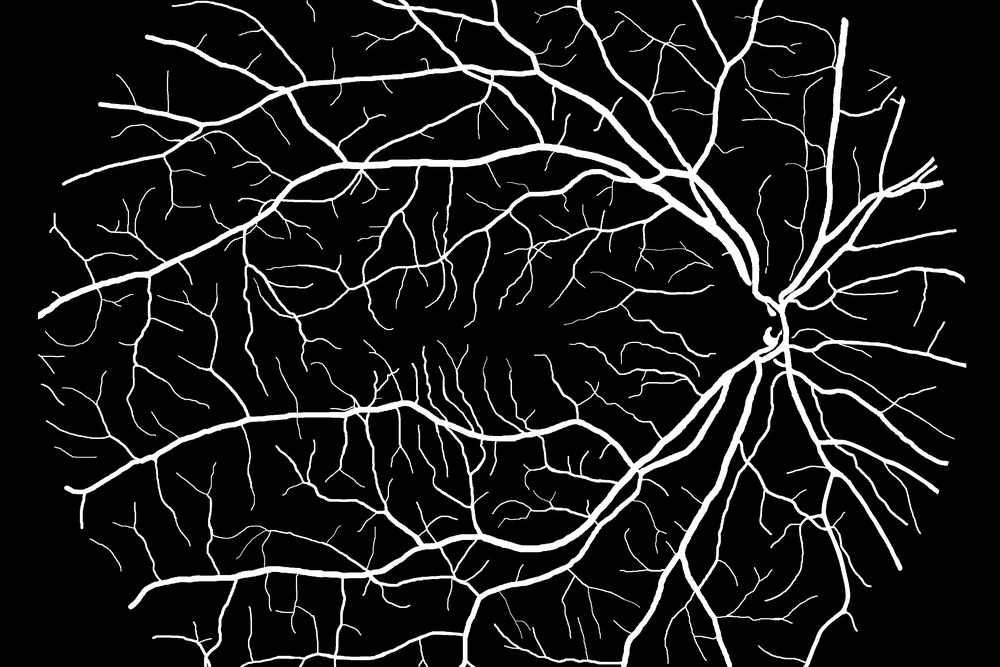
#> input picture data/healthy_manualsegm/01_h.tif, 1000 x 667 px, shrunk from 3504 x 2336 before the run
$ python -i main_2.py   (imports and definitions only)
#> lines starting #> are read from the running program, lines starting #| are printed output that depends on the picture; after the words box and inside, x2 and y2 are one past the last pixel; in counts of white or black regions, pixels touching at a corner belong together
#> further down, picture is the input picture: shape (667, 1000, 3); min 0, max 255, mean 26.2
from skimage.io import imread
from skimage.filters import frangi
import matplotlib.pyplot as plt
import numpy as np
import cv2
from sklearn.neighbors import KNeighborsClassifier
import imageio
from skimage.morphology import (erosion, dilation, opening,
                                area_closing, area_opening)


# [34 lines left out: functions create_comparison, calculate_error_measures, not called in this run]


def create_bitmap(array, threshold):
    x_dim, y_dim = array.shape
    for j in range(x_dim):
        for k in range(y_dim):
            if array[j][k] >= threshold:
                array[j][k] = 255
            else:
                array[j][k] = 0
    return array


def normalize_dataset(dataset, set_max):
    # pobranie wymiarów tablicy
#> called with set_max = 255
    dataset_height = len(dataset)
#> dataset_height = 667
    dataset_width = len(dataset[0])
#> dataset_width = 1000

    max_value = 0
    for x in range(dataset_height):
        for y in range(dataset_width):
            if dataset[x][y] > max_value:
                max_value = dataset[x][y]
#> after the loop, max_value = 0.858

    if max_value == 0:
        print("normalize_dataset failure, max_value=0")
        return None

    # obliczenie mnożnika
    factor = set_max / max_value
#> factor = 297.2

    new_dataset = dataset
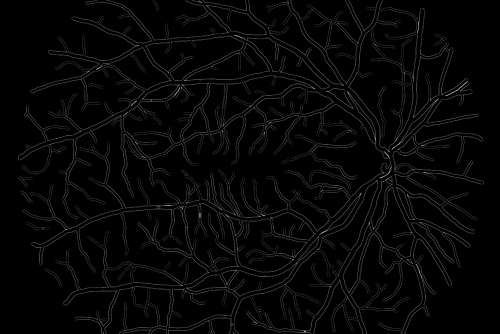
#> new_dataset: shape (667, 1000) float64 (shown at 1/2 size); min 0, max 0.858, mean 0.0245

    # przemnożenie wszystkich elementów
    for x in range(dataset_height):
        for y in range(dataset_width):
            new_dataset[x][y] = int(dataset[x][y] * factor)

    return new_dataset


# [4 lines left out: function save_img, not called in this run]


def multi_dil(im, num, element):
    for i in range(num):
        im = dilation(im, element)
    return im


# [4 lines left out: function multi_ero, not called in this run]


def preprocessing(array):
    array_green = array[:, :, 1]

    kernel = np.array([[-1, -2, -1], [-2, 13, -2], [-1, -2, -1]])
    array_sharpened = cv2.filter2D(src=array_green, ddepth=-1, kernel=kernel)

    array_filter = create_bitmap(normalize_dataset(frangi(array_sharpened), 255), 3)
#> in create_bitmap, `x_dim, y_dim = array.shape`: x_dim = 667; y_dim = 1000
#> after the loop in create_bitmap, `for j in range(x_dim):`:
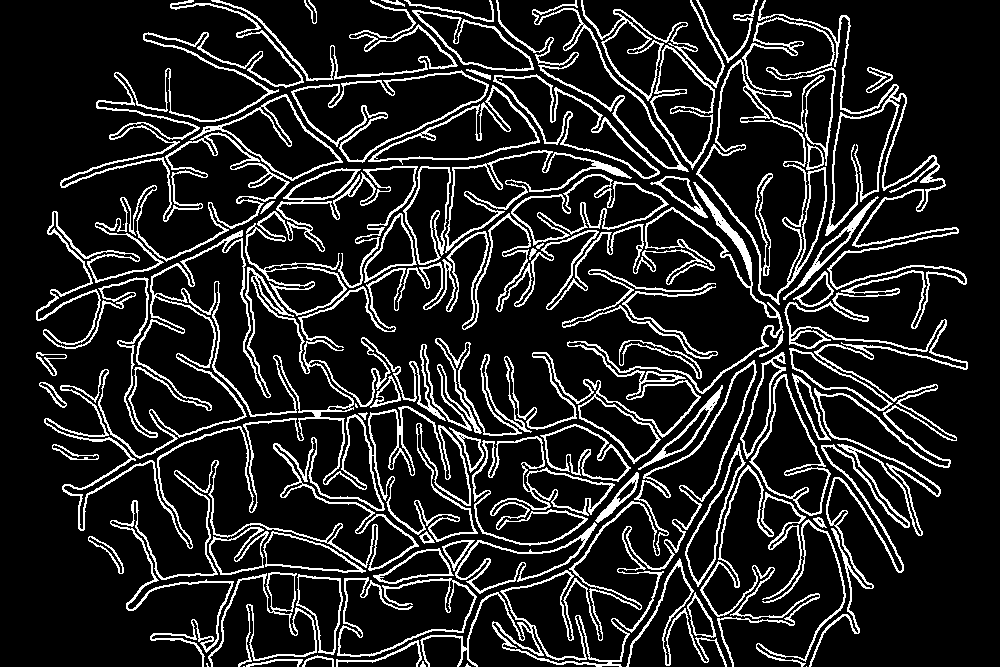
#> array: shape (667, 1000) float64; 14.4% white in thin lines or dots

    element = np.array([[0, 1, 0],
                        [1, 1, 1],
                        [0, 1, 0]])

    array_morph = opening(array_filter)
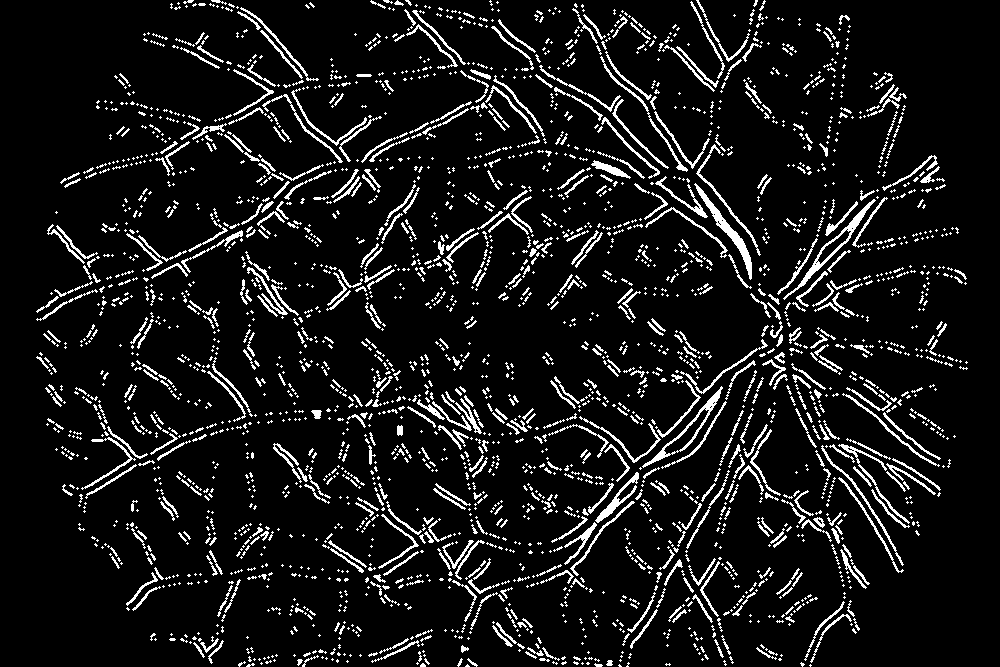
#> array_morph: shape (667, 1000) float64; 9.2% white in thin lines or dots
    array_morph = multi_dil(array_morph, 1, element)
#> the loop in multi_dil, `for i in range(num):` made 1 pass
#> pass 1, in multi_dil, `im = dilation(im, element)`:
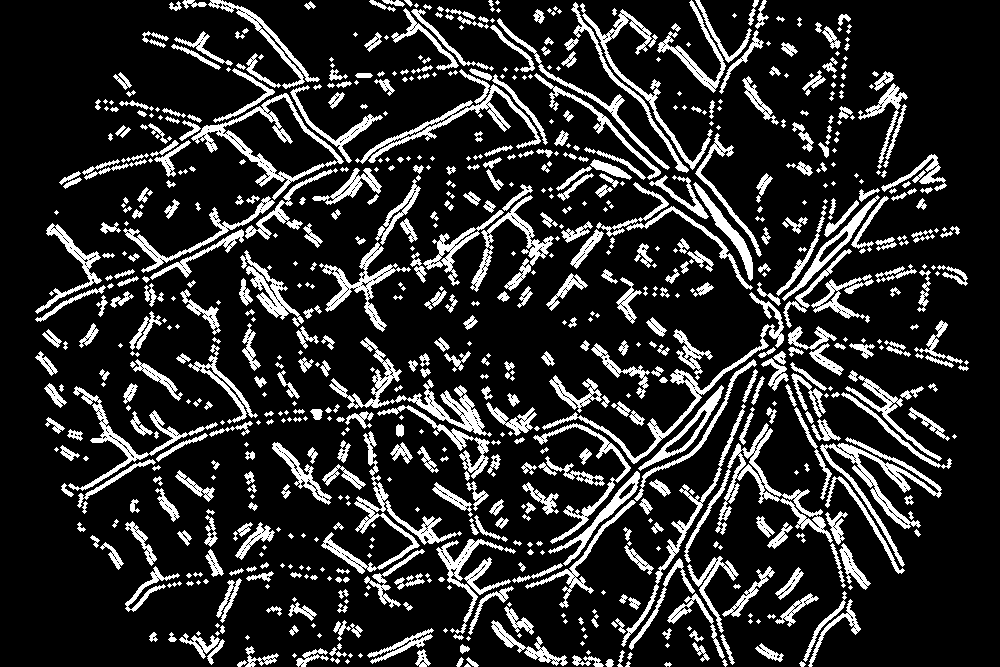
#> im: shape (667, 1000) float64; 17.3% white; 814 white regions (277 under 20 px), largest, box (x1, y1, x2, y2) and area: (820, 437, 942, 567) 2706, (684, 423, 833, 563) 2567, (329, 337, 492, 437) 2484
    array_morph = area_opening(area_closing(array_morph, 1000), 1000)
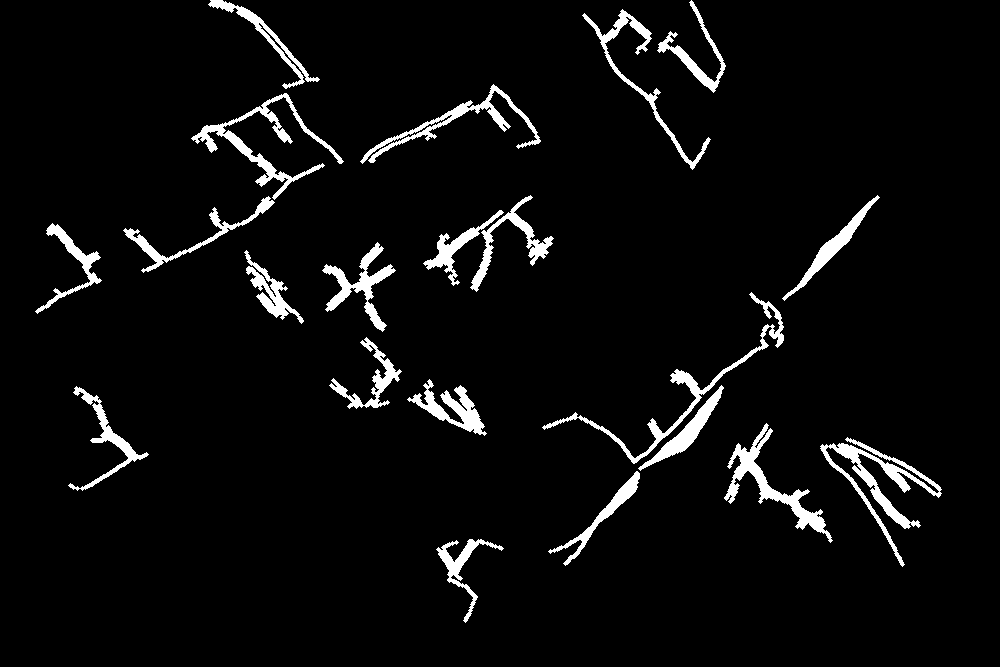
#> array_morph: shape (667, 1000) float64; 4.7% white; 21 white regions, largest, box (x1, y1, x2, y2) and area: (820, 437, 942, 567) 2829, (191, 93, 344, 200) 2362, (724, 423, 833, 543) 2276

    return array_morph


# [152 lines left out: functions postprocessing, print_quality, main, not called in this run]


# [2 lines not run here, left out]

>>> import cv2
>>> picture = cv2.imread('data/healthy_manualsegm/01_h.tif')
>>> result = preprocessing(picture)

$ run again, on data/healthy_manualsegm/05_h.tif
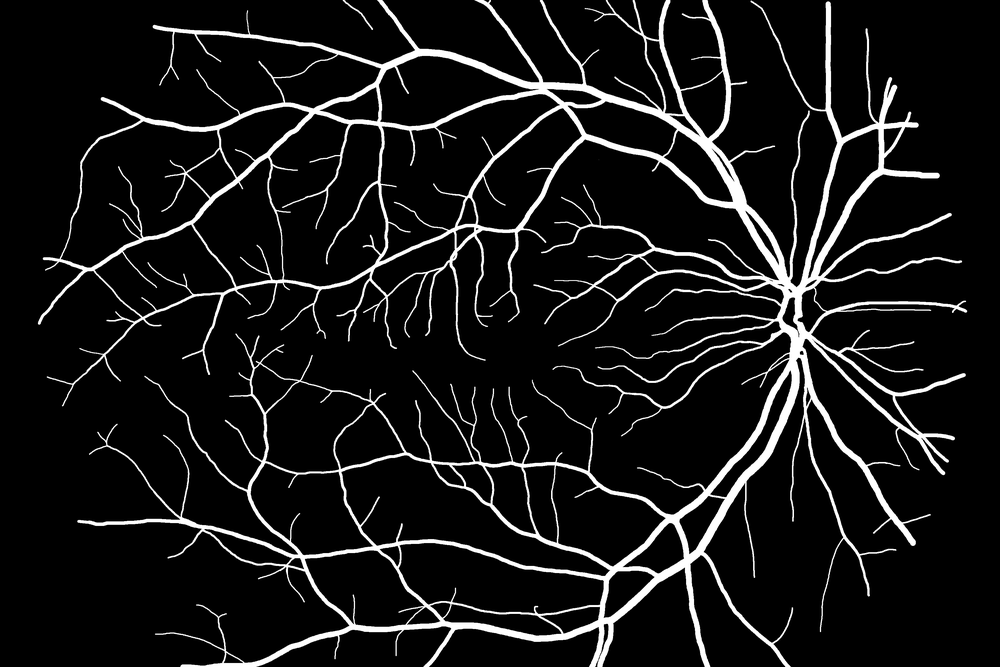
#> input picture data/healthy_manualsegm/05_h.tif, 1000 x 667 px, shrunk from 3504 x 2336 before the run
#> picture is the input picture: shape (667, 1000, 3); min 0, max 255, mean 23.2
#> dataset_height = 667
#> dataset_width = 1000
#> after the loop in normalize_dataset, `for x in range(dataset_height):`: max_value = 0.848
#> factor = 300.7
#> x_dim = 667; y_dim = 1000
#> after the loop in create_bitmap, `for j in range(x_dim):`:
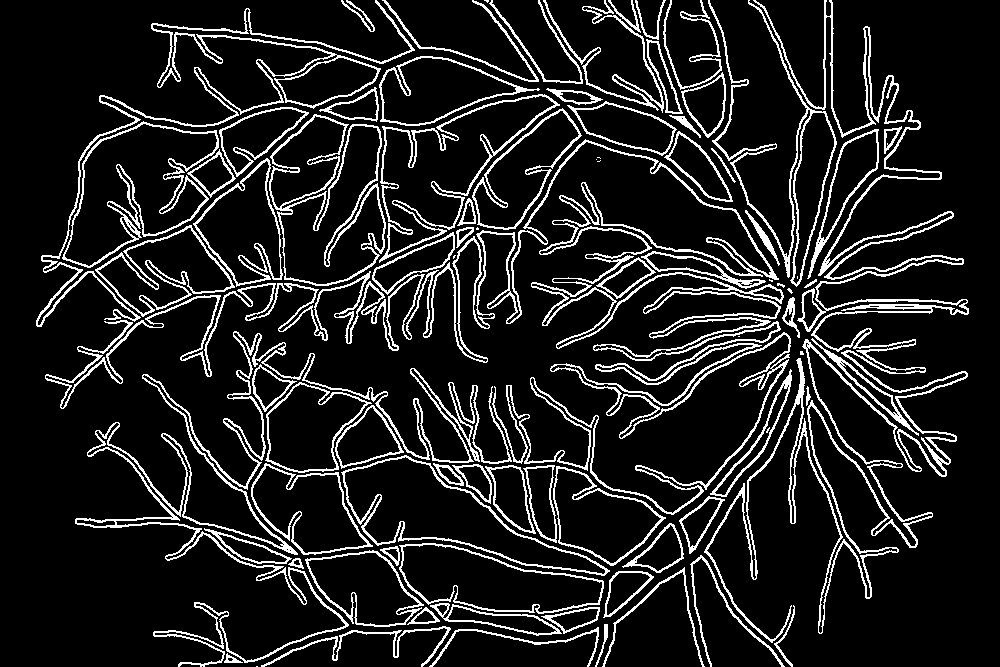
#> array: shape (667, 1000) float64; 12.3% white in thin lines or dots
#> in preprocessing, `array_morph = area_opening(area_closing(array_morph, 1000), 1000)`:
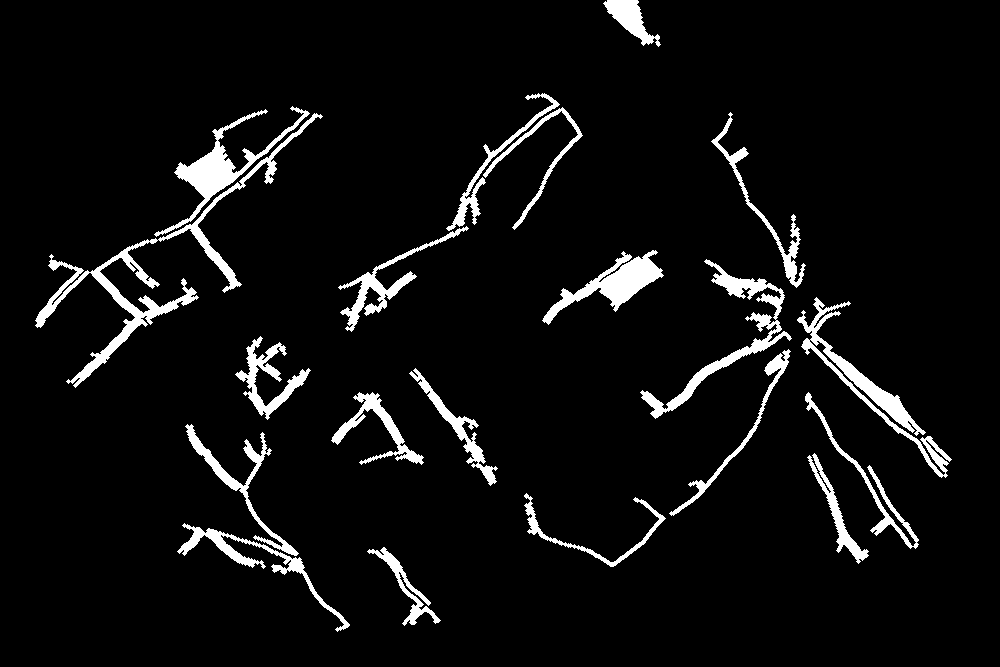
#> array_morph: shape (667, 1000) float64; 5.7% white; 20 white regions, largest, box (x1, y1, x2, y2) and area: (35, 113, 323, 388) 5375, (797, 297, 952, 478) 3529, (640, 259, 792, 419) 3089

$ run again, on data/healthy_manualsegm/06_h.tif
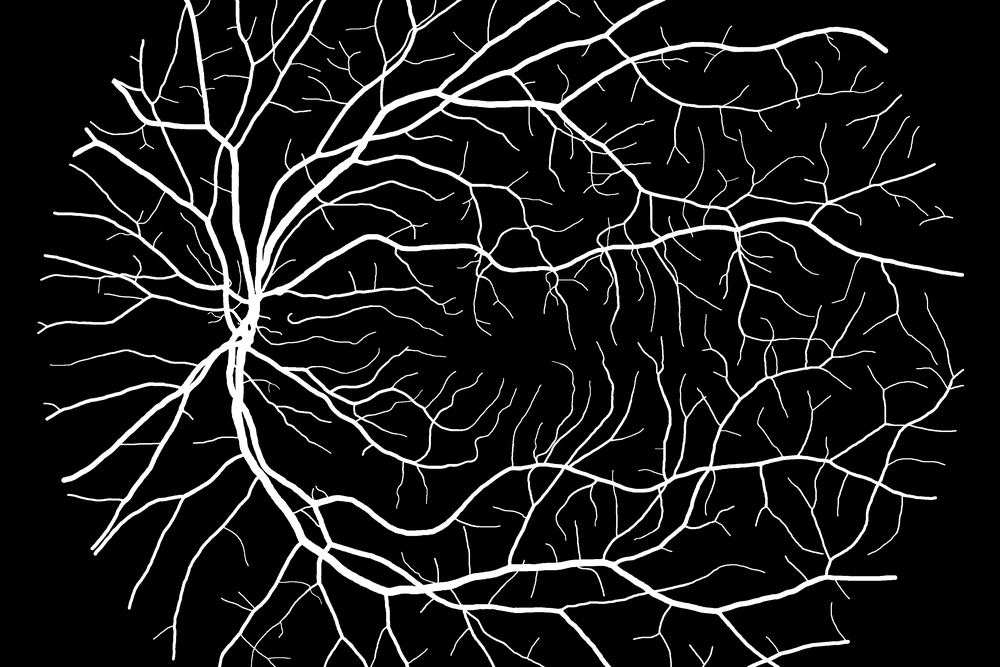
#> input picture data/healthy_manualsegm/06_h.tif, 1000 x 667 px, shrunk from 3504 x 2336 before the run
#> picture is the input picture: shape (667, 1000, 3); min 0, max 255, mean 26.1
#> dataset_height = 667
#> dataset_width = 1000
#> after the loop in normalize_dataset, `for x in range(dataset_height):`: max_value = 0.844
#> factor = 302
#> x_dim = 667; y_dim = 1000
#> after the loop in create_bitmap, `for j in range(x_dim):`:
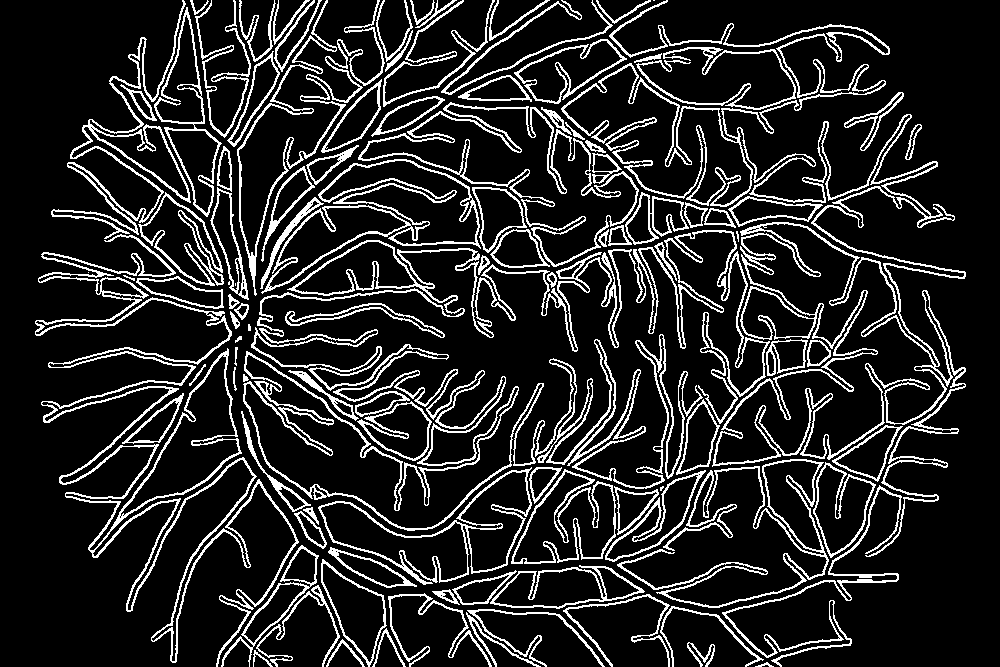
#> array: shape (667, 1000) float64; 14.7% white in thin lines or dots
#> in preprocessing, `array_morph = area_opening(area_closing(array_morph, 1000), 1000)`:
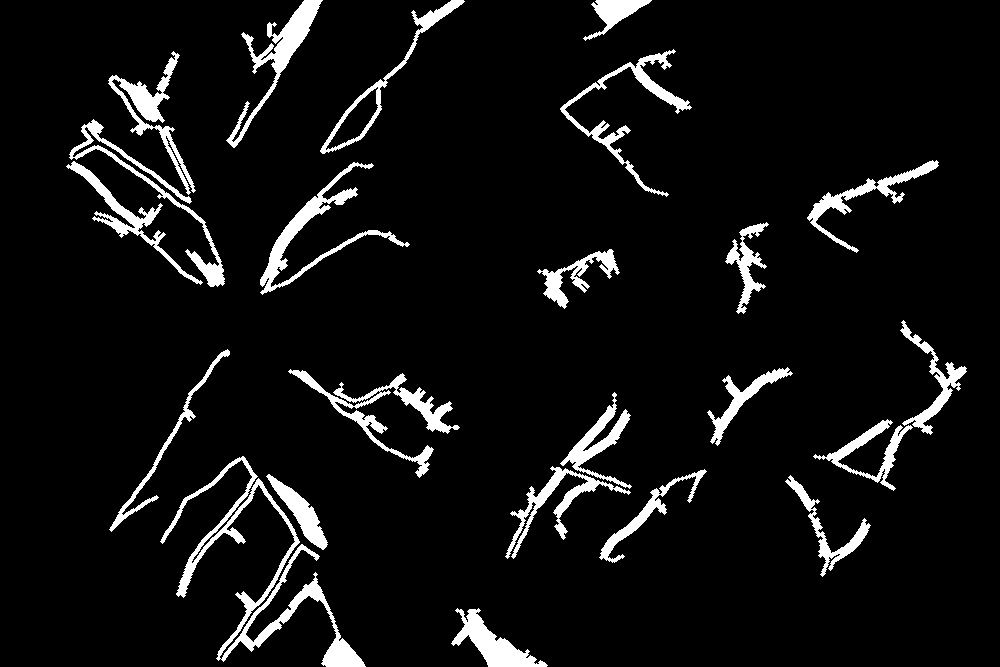
#> array_morph: shape (667, 1000) float64; 6.7% white; 23 white regions, largest, box (x1, y1, x2, y2) and area: (160, 456, 366, 667) 5704, (288, 369, 460, 478) 2985, (260, 162, 410, 295) 2709
